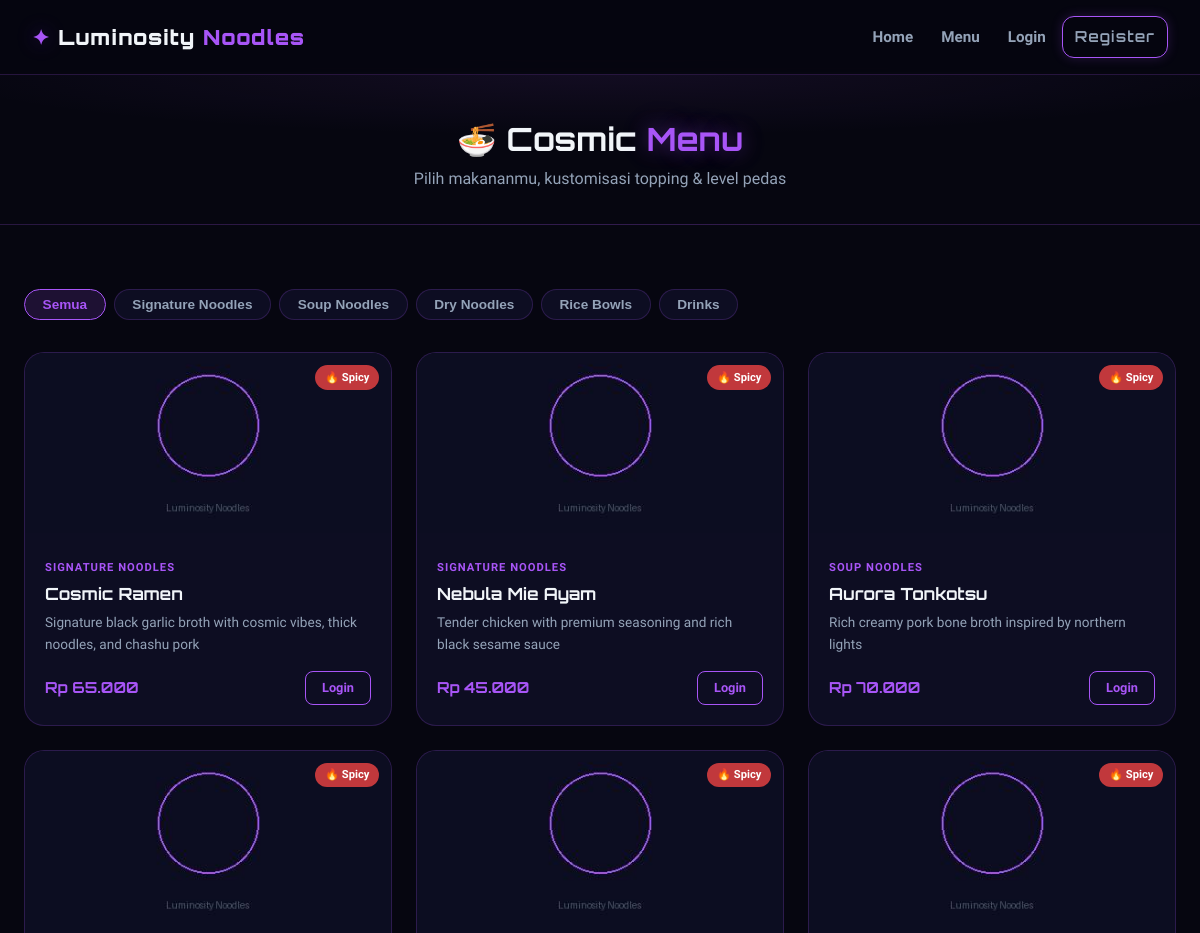
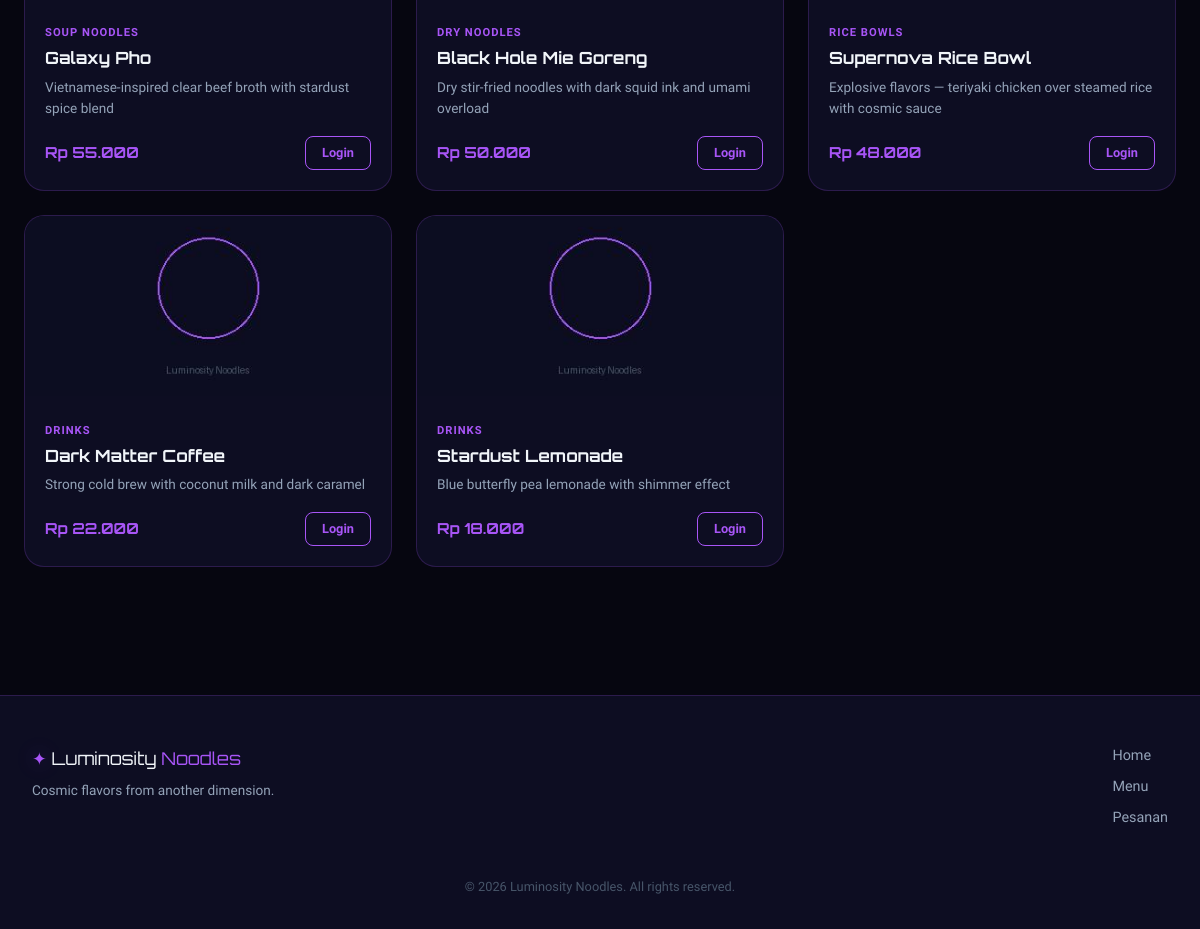
The app's page /public/menu with its own data (2 pictures, top to bottom).
### tables this page shows
CREATE TABLE categories (
    id INT AUTO_INCREMENT PRIMARY KEY,
    name VARCHAR(100) NOT NULL,
    slug VARCHAR(100) UNIQUE NOT NULL
);

CREATE TABLE menus (
    id INT AUTO_INCREMENT PRIMARY KEY,
    category_id INT,
    name VARCHAR(150) NOT NULL,
    description TEXT,
    price DECIMAL(10,2) NOT NULL,
    image VARCHAR(255) DEFAULT 'default.jpg',
    is_available TINYINT(1) DEFAULT 1,
    has_spicy TINYINT(1) DEFAULT 1,
    has_topping TINYINT(1) DEFAULT 1,
    created_at TIMESTAMP DEFAULT CURRENT_TIMESTAMP,
    FOREIGN KEY (category_id) REFERENCES categories(id) ON DELETE SET NULL
);

### app/controllers/MenuController.php (called while the page is built, shortened)
<?php
require_once ROOT_PATH . '/app/models/MenuModel.php';
class MenuController {
    private MenuModel $menuModel;
    public function __construct() {
        $this->menuModel = new MenuModel();
    }
    public function index(): void {
        $menus = $this->menuModel->getAllWithCategory();
        $categories = $this->menuModel->getCategories();
        require ROOT_PATH . '/app/views/menu/index.php';
    }
}

### routes/web.php (called while the page is built, shortened)
<?php
require_once ROOT_PATH . '/app/controllers/MenuController.php';
$url = $_GET['url'] ?? '';
$url = trim($url, '/');
$segments = explode('/', $url);
$controller = $segments[0] ?? '';
$action = $segments[1] ?? 'index';
$param = $segments[2] ?? null;
$method = $_SERVER['REQUEST_METHOD'];
$auth  = new AuthController();
$menu  = new MenuController();
$cart  = new CartController();
$order = new OrderController();
$admin = new AdminController();
match($controller) {
    ''          => $menu->home(),
    'login'     => ($method === 'POST' ? $auth->login() : $auth->showLogin()),
    'register'  => ($method === 'POST' ? $auth->register() : $auth->showRegister()),
    'logout'    => $auth->logout(),
    'menu'      => $menu->index(),
    'cart'      => $cart->index(),
    'checkout'  => $order->checkout(),
    'orders'    => match($action) {
        'index'  => $order->index(),
        'detail' => $order->detail($param),
        default  => $order->index(),
    },
    'admin'     => match($action) {
        'index'     => $admin->dashboard(),
        'menu'      => ($method === 'POST' ? $admin->saveMenu() : $admin->menuList()),
        'menu-add'  => $admin->menuForm(),
        'menu-edit' => $admin->menuForm($param),
        'menu-delete' => $admin->deleteMenu($param),
        'orders'    => $admin->orders(),
        'promo'     => ($method === 'POST' ? $admin->savePromo() : $admin->promoList()),
        default     => $admin->dashboard(),
    },
    default     => $menu->notFound(),
};

### public/index.php (called while the page is built, shortened)
<?php
require_once ROOT_PATH . '/config/app.php';
require_once ROOT_PATH . '/config/database.php';
require_once ROOT_PATH . '/routes/web.php';

### config/database.php (called while the page is built, shortened)
<?php
class Database {
    private static $instance = null;
    private $conn;
    private function __construct() {
        $this->conn = new mysqli(DB_HOST, DB_USER, DB_PASS, DB_NAME);
        $this->conn->set_charset(DB_CHARSET);
    }
    public static function getInstance(): Database {
        if (self::$instance === null) {
            self::$instance = new Database();
        }
        return self::$instance;
    }
    public function query(string $sql, string $types = '', array $params = []): mysqli_stmt|false {
        $stmt = $this->conn->prepare($sql);
        $stmt->execute();
        return $stmt;
    }
    public function fetchAll(string $sql, string $types = '', array $params = []): array {
        $stmt = $this->query($sql, $types, $params);
        return $stmt->get_result()->fetch_all(MYSQLI_ASSOC);
    }
}

### app/models/BaseModel.php (called while the page is built, shortened)
<?php
require_once ROOT_PATH . '/config/database.php';
abstract class BaseModel {
    public function __construct() {
        $this->db = Database::getInstance();
    }
}

### app/models/MenuModel.php (called while the page is built, shortened)
<?php
require_once ROOT_PATH . '/app/models/BaseModel.php';
class MenuModel extends BaseModel {
    public function getAllWithCategory(): array {
        return $this->db->fetchAll("
            SELECT m.*, c.name AS category_name, c.slug AS category_slug
            FROM menus m
            LEFT JOIN categories c ON m.category_id = c.id
            WHERE m.is_available = 1
            ORDER BY c.id, m.name
        ");
    }
    public function getCategories(): array {
        return $this->db->fetchAll("SELECT * FROM categories ORDER BY id");
    }
}

### config/app.php (called while the page is built, shortened)
<?php
function base_url(string $path = ''): string {
    return APP_URL . '/' . ltrim($path, '/');
}
function sanitize(string $data): string {
    return htmlspecialchars(trim($data), ENT_QUOTES, 'UTF-8');
}
function isLoggedIn(): bool {
    return isset($_SESSION['user_id']);
}
function formatPrice(float $price): string {
    return 'Rp ' . number_format($price, 0, ',', '.');
}

### app/views/menu/index.php (the view, shortened to what this page needs)
<?php $pageTitle = 'Menu'; require ROOT_PATH . '/app/views/layouts/header.php'; ?>
<div class="page-hero mini">
  <h1>🍜 Cosmic <span class="glow-text">Menu</span></h1>
  <p>Pilih makananmu, kustomisasi topping & level pedas</p>
</div>
<section class="section">
  <div class="container">
    <div class="category-tabs">
      <button class="tab-btn active" data-cat="all">Semua</button>
      <?php foreach ($categories as $cat): ?>
        <button class="tab-btn" data-cat="<?= sanitize($cat['slug']) ?>">
          <?= sanitize($cat['name']) ?>
        </button>
      <?php endforeach; ?>
    </div>
    <div class="menu-grid" id="menu-grid">
      <?php foreach ($menus as $item): ?>
        <div class="menu-card"
             data-cat="<?= sanitize($item['category_slug'] ?? '') ?>"
             data-menu-id="<?= $item['id'] ?>">
          <div class="menu-card-img">
            <img src="<?= base_url('uploads/menu/' . sanitize($item['image'])) ?>"
                 onerror="this.src='<?= base_url('img/default-menu.jpg') ?>'"
                 alt="<?= sanitize($item['name']) ?>" loading="lazy">
            <?php if ($item['has_spicy']): ?>
              <span class="badge-spicy">🔥 Spicy</span>
            <?php endif; ?>
          </div>
          <div class="menu-card-body">
            <span class="menu-category"><?= sanitize($item['category_name'] ?? '') ?></span>
            <h3><?= sanitize($item['name']) ?></h3>
            <p><?= sanitize($item['description']) ?></p>
            <div class="menu-card-footer">
              <span class="menu-price"><?= formatPrice($item['price']) ?></span>
              <?php if (isLoggedIn()): ?>
                <button class="btn-neon-sm"
                  onclick="openOrderModal(<?= htmlspecialchars(json_encode([
                    'id'          => $item['id'],
                    'name'        => $item['name'],
                    'price'       => $item['price'],
                    'has_spicy'   => (bool)$item['has_spicy'],
                    'has_topping' => (bool)$item['has_topping'],
                  ]), ENT_QUOTES) ?>)">
                  + Tambah
                </button>
              <?php else: ?>
                <a href="<?= base_url('login') ?>" class="btn-neon-sm">Login</a>
              <?php endif; ?>
            </div>
          </div>
        </div>
      <?php endforeach; ?>
    </div>
  </div>
</section>
<?php require ROOT_PATH . '/app/views/layouts/footer.php'; ?>

### public/css/app.css (style rules this page uses)
:root { --bg-base: #060610; --bg-card: #0d0d22; --bg-card2: #11112e; --border: rgba(168, 85, 247, 0.2); --border-hover: rgba(168, 85, 247, 0.6); --accent-purple: #a855f7; --accent-blue: #3b82f6; --accent-pink: #ec4899; --accent-green: #22c55e; --accent-amber: #f59e0b; --text-primary: #f1f5f9; --text-muted: #94a3b8; --text-dim: #475569; --glow-purple: 0 0 20px rgba(168,85,247,0.4), 0 0 40px rgba(168,85,247,0.15); --glow-blue: 0 0 20px rgba(59,130,246,0.4), 0 0 40px rgba(59,130,246,0.15); --glow-pink: 0 0 20px rgba(236,72,153,0.4); --font-display: 'Orbitron', monospace; --font-body: 'Rajdhani', sans-serif; --radius: 12px; --radius-lg: 20px; --transition: 0.25s cubic-bezier(0.4, 0, 0.2, 1); }
*, *::before, *::after { box-sizing: border-box; margin: 0; padding: 0; }
html { scroll-behavior: smooth; }
body { font-family: var(--font-body); background: var(--bg-base); color: var(--text-primary); font-size: 1rem; line-height: 1.6; min-height: 100vh; overflow-x: hidden; }
h1, h2, h3, h4 { font-family: var(--font-display); font-weight: 700; line-height: 1.2; }
a { color: var(--accent-purple); text-decoration: none; transition: color var(--transition); }
.glow-text { color: var(--accent-purple); text-shadow: var(--glow-purple); }
.container { max-width: 1200px; margin: 0 auto; padding: 0 1.5rem; }
.section { padding: 4rem 0; }
.btn-neon-sm { display: inline-block; background: transparent; color: var(--accent-purple); border: 1px solid var(--accent-purple); padding: .35rem 1rem; border-radius: 8px; font-size: .8rem; font-weight: 700; cursor: pointer; transition: all var(--transition); }
.menu-grid { display: grid; grid-template-columns: repeat(auto-fill, minmax(280px, 1fr)); gap: 1.5rem; }
.menu-card { background: var(--bg-card); border: 1px solid var(--border); border-radius: var(--radius-lg); overflow: hidden; transition: all var(--transition); position: relative; }
.menu-card-img { position: relative; height: 180px; overflow: hidden; }
.menu-card-img img { width: 100%; height: 100%; object-fit: cover; transition: transform .4s ease; }
.badge-spicy { position: absolute; top: .75rem; right: .75rem; background: rgba(239,68,68,0.8); color: #fff; font-size: .7rem; font-weight: 700; padding: .2rem .6rem; border-radius: 999px; backdrop-filter: blur(4px); }
.menu-card-body { padding: 1.25rem; }
.menu-category { font-size: .7rem; font-weight: 700; text-transform: uppercase; letter-spacing: 1px; color: var(--accent-purple); }
.menu-card-body h3 { font-size: 1.05rem; margin: .3rem 0 .5rem; }
.menu-card-body p { font-size: .85rem; color: var(--text-muted); display: -webkit-box; -webkit-line-clamp: 2; -webkit-box-orient: vertical; overflow: hidden; }
.menu-card-footer { display: flex; align-items: center; justify-content: space-between; margin-top: 1rem; }
.menu-price { font-family: var(--font-display); font-size: .95rem; font-weight: 700; color: var(--accent-purple); }
.category-tabs { display: flex; flex-wrap: wrap; gap: .5rem; margin-bottom: 2rem; }
.tab-btn { background: var(--bg-card); color: var(--text-muted); border: 1px solid var(--border); padding: .45rem 1.1rem; border-radius: 999px; font-weight: 600; font-size: .85rem; cursor: pointer; transition: all var(--transition); }
.tab-btn.active, .tab-btn:hover { background: rgba(168,85,247,0.15); color: var(--accent-purple); border-color: var(--accent-purple); }
.page-hero.mini { padding: 3rem 1.5rem 2rem; text-align: center; background: radial-gradient(ellipse 80% 60% at 50% 0%, rgba(168,85,247,0.08) 0%, transparent 70%); border-bottom: 1px solid var(--border); }
.page-hero.mini h1 { font-size: 2rem; }
.page-hero.mini p { color: var(--text-muted); margin-top: .5rem; }

### records on screen
categories: name "Signature Noodles"
categories: name "Soup Noodles"
categories: name "Dry Noodles"
categories: name "Rice Bowls"
categories: name "Drinks"
menus: has_spicy "🔥 Spicy", category.name "SIGNATURE NOODLES", name "Cosmic Ramen", description "Signature black garlic broth with cosmic vibes, thick noodles, and chashu pork", price "Rp 65.000"
menus: has_spicy "🔥 Spicy", category.name "SIGNATURE NOODLES", name "Nebula Mie Ayam", description "Tender chicken with premium seasoning and rich black sesame sauce", price "Rp 45.000"
menus: has_spicy "🔥 Spicy", category.name "SOUP NOODLES", name "Aurora Tonkotsu", description "Rich creamy pork bone broth inspired by northern lights", price "Rp 70.000"
menus: has_spicy "🔥 Spicy", category.name "SOUP NOODLES", name "Galaxy Pho", description "Vietnamese-inspired clear beef broth with stardust spice blend", price "Rp 55.000"
menus: has_spicy "🔥 Spicy", category.name "DRY NOODLES", name "Black Hole Mie Goreng", description "Dry stir-fried noodles with dark squid ink and umami overload", price "Rp 50.000"
menus: has_spicy "🔥 Spicy", category.name "RICE BOWLS", name "Supernova Rice Bowl", description "Explosive flavors — teriyaki chicken over steamed rice with cosmic sauce", price "Rp 48.000"
menus: category.name "DRINKS", name "Dark Matter Coffee", description "Strong cold brew with coconut milk and dark caramel", price "Rp 22.000"
menus: category.name "DRINKS", name "Stardust Lemonade", description "Blue butterfly pea lemonade with shimmer effect", price "Rp 18.000"
